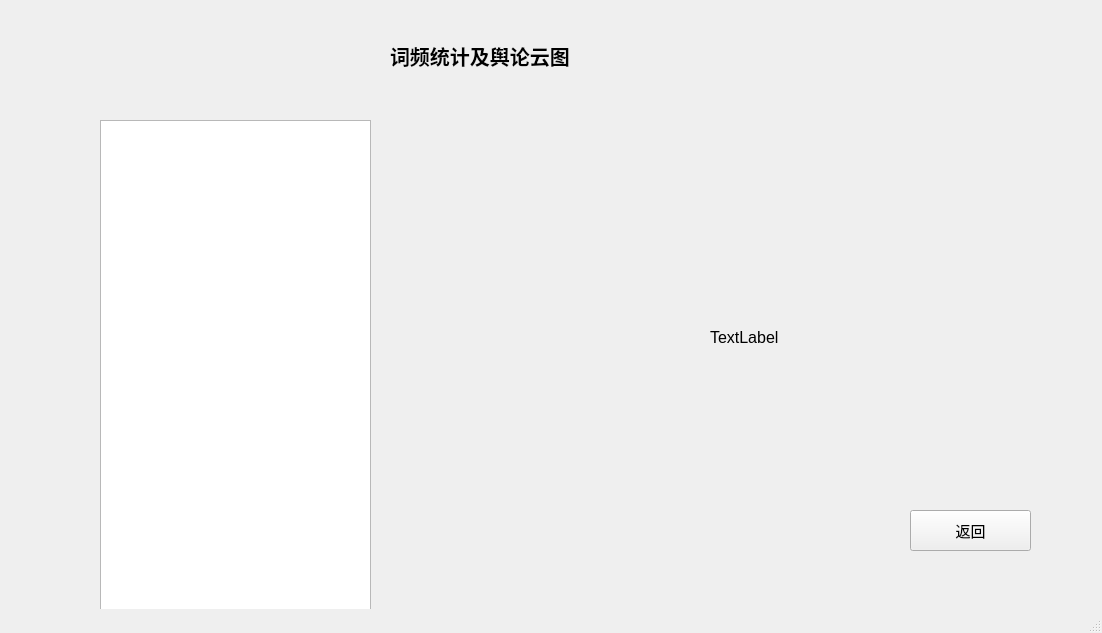
<?xml version="1.0" encoding="UTF-8"?>
<ui version="4.0">
 <class>MainWindow</class>
 <widget class="QMainWindow" name="MainWindow">
  <property name="geometry">
   <rect>
    <x>0</x>
    <y>0</y>
    <width>1102</width>
    <height>633</height>
   </rect>
  </property>
  <property name="font">
   <font>
    <pointsize>12</pointsize>
   </font>
  </property>
  <property name="windowTitle">
   <string>MainWindow</string>
  </property>
  <widget class="QWidget" name="centralwidget">
   <widget class="QLabel" name="label">
    <property name="geometry">
     <rect>
      <x>390</x>
      <y>20</y>
      <width>261</width>
      <height>71</height>
     </rect>
    </property>
    <property name="font">
     <font>
      <pointsize>15</pointsize>
      <weight>75</weight>
      <bold>true</bold>
     </font>
    </property>
    <property name="text">
     <string>词频统计及舆论云图</string>
    </property>
   </widget>
   <widget class="QTextBrowser" name="textBrowser">
    <property name="geometry">
     <rect>
      <x>100</x>
      <y>120</y>
      <width>271</width>
      <height>541</height>
     </rect>
    </property>
   </widget>
   <widget class="QLabel" name="label_2">
    <property name="geometry">
     <rect>
      <x>710</x>
      <y>330</y>
      <width>72</width>
      <height>15</height>
     </rect>
    </property>
    <property name="text">
     <string>TextLabel</string>
    </property>
   </widget>
   <widget class="QPushButton" name="pushButton">
    <property name="geometry">
     <rect>
      <x>910</x>
      <y>510</y>
      <width>121</width>
      <height>41</height>
     </rect>
    </property>
    <property name="font">
     <font>
      <pointsize>11</pointsize>
     </font>
    </property>
    <property name="text">
     <string>返回</string>
    </property>
   </widget>
  </widget>
  <widget class="QMenuBar" name="menubar">
   <property name="geometry">
    <rect>
     <x>0</x>
     <y>0</y>
     <width>1102</width>
     <height>33</height>
    </rect>
   </property>
  </widget>
  <widget class="QStatusBar" name="statusbar"/>
 </widget>
 <resources/>
 <connections/>
</ui>
